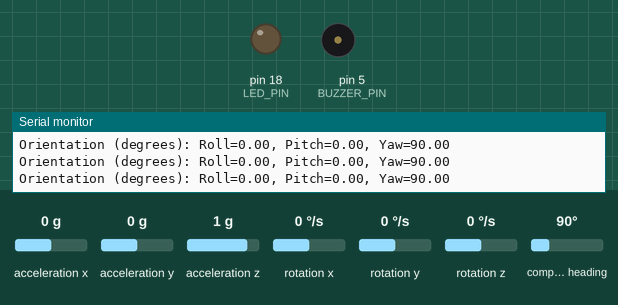
A sketch run on a simulated Arduino Uno, built with avr-gcc and run on an emulated ATmega328P. Shown: output pins drawn as LEDs (lit = HIGH), buzzer (waves = sounding), the last lines printed to the serial monitor. Dashed ring = blinking. The test bench sets the inputs (shaded band); at power-on: acceleration z 1 g, acceleration x 0 g, acceleration y 0 g, rotation x 0 °/s, rotation y 0 °/s, rotation z 0 °/s, compass heading 90°.

Above: at 1.2 s.
1.3 s: acceleration z set to 0.3 g
2.8 s: acceleration z set to 0 g
At 3.22 s:
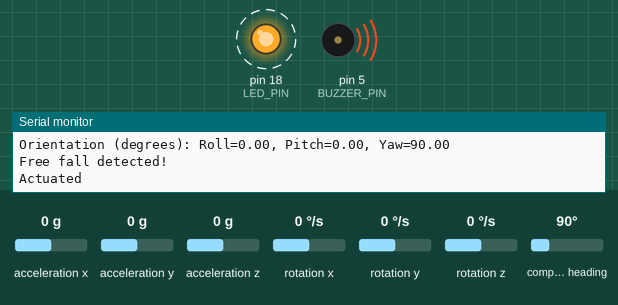
5.8 s: acceleration x set to -0.3 g
At 6.8 s:
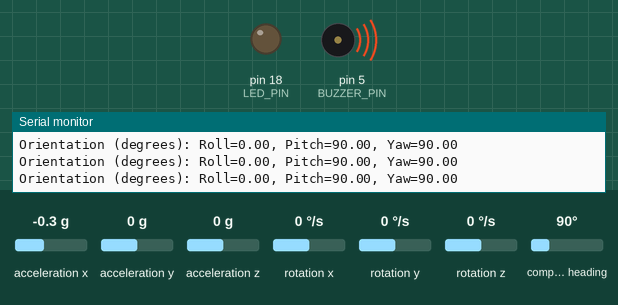
7.3 s: acceleration x set to 0 g
At 7.7 s:
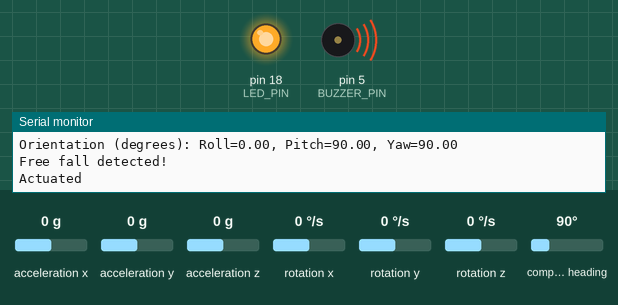
Timing chart, 0 to 11.3 s (numbered marks = the images above; inputs shaded):
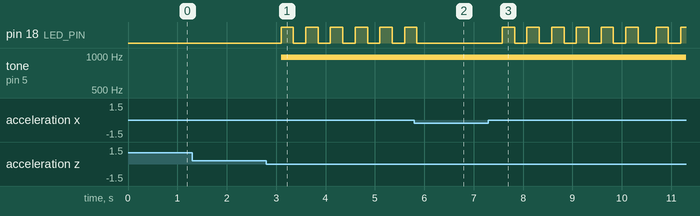

Measured:
- the behaviour switches between 0.2 and 0.1 g on acceleration z (found by bisection; images 0 and 1)
- the behaviour switches between -0.1 and -0.2 g on acceleration x (found by bisection; images 1 and 2)
- after the input at 2.8 s, pin 18 (LED_PIN): alternates HIGH for 0.25 s and LOW for 0.25 s, starting after 0.30 s; tone on pin 5 (BUZZER_PIN): silent → 977 Hz after 0.30 s
- after the input at 5.8 s, pin 18 (LED_PIN): goes on until 5.9 s, then stays LOW
- after the input at 7.3 s, pin 18 (LED_PIN): goes 5 × (HIGH 0.25 s, LOW 0.25 s), HIGH 0.25 s, LOW 0.36 s, HIGH 0.25 s, LOW 0.25 s, then HIGH, starting after 0.28 s

The sketch:

Sensor_Actuator_Test.ino
```cpp
#include <MPU9250.h>

MPU9250 mpu;

#define LED_PIN 18        // LED connected to digital pin D18
#define BUZZER_PIN 5      // Buzzer connected to digital pin D5
#define BUZZER_VOLUME 10  // Adjust this value to control the buzzer BUZZER_VOLUME

#define DEBOUNCE_TIME 3000
#define BLINK_INTERVAL 250

float accelX_g, accelY_g, accelZ_g, accelMagnitude;
float roll_deg, pitch_deg, yaw_deg;

bool buzzerState = false;

void actuate() {
  Serial.println("Actuated");

  unsigned long startMillis = millis();
  unsigned long previousMillis = millis();

  unsigned long interval = BLINK_INTERVAL;
  unsigned long duration = DEBOUNCE_TIME;

  while (previousMillis - startMillis < duration) {
    if (millis() - previousMillis >= interval) {
      previousMillis = millis();
      digitalWrite(LED_PIN, !digitalRead(LED_PIN));
      if (buzzerState == false) {
        analogWrite(BUZZER_PIN, BUZZER_VOLUME);
        buzzerState = true;
      } else {
        analogWrite(BUZZER_PIN, 0);
        buzzerState = false;
      }
    }
  }
  digitalWrite(LED_PIN, LOW);
  analogWrite(BUZZER_PIN, 0);
}

void setup() {
  Wire.begin();
  Serial.begin(115200);
  while (!Serial)
    ;

  if (!mpu.setup(0x68)) {  // change to your own address
    while (1) {
      Serial.println("MPU connection failed. Please check your connection with `connection_check` example.");
      delay(5000);
    }
  }

  pinMode(LED_PIN, OUTPUT);
  pinMode(BUZZER_PIN, OUTPUT);

  digitalWrite(LED_PIN, LOW);
  analogWrite(BUZZER_PIN, 0);
}

void loop() {

  if (mpu.update()) {
    // Read accelerometer data
    accelX_g = mpu.getAccX();
    accelY_g = mpu.getAccY();
    accelZ_g = mpu.getAccZ();
    accelMagnitude = sqrt(accelX_g * accelX_g + accelY_g * accelY_g + accelZ_g * accelZ_g);
  }


  // Print accelerometer data and orientation values
  // Serial.print("Acceleration (g): X=");
  // Serial.print(accelX_g);
  // Serial.print(", Y=");
  // Serial.print(accelY_g);
  // Serial.print(", Z=");
  // Serial.println(accelZ_g);

  // Adjust the free fall and crash threshold values based on your requirements
  float freeFallThreshold = 0.2;  // You may need to fine-tune this value
  float crashThreshold = 2.0;     // You may need to fine-tune this value

  if (accelMagnitude < freeFallThreshold) {
    Serial.println("Free fall detected!");
    actuate();
  }

  if (accelMagnitude > crashThreshold) {
    Serial.println("Crash detected!");
    actuate();
  }

  if (mpu.update()) {
    // Read orientation values
    roll_deg = mpu.getRoll();
    pitch_deg = mpu.getPitch();
    yaw_deg = mpu.getYaw();

    Serial.print("Orientation (degrees): Roll=");
    Serial.print(roll_deg);
    Serial.print(", Pitch=");
    Serial.print(pitch_deg);
    Serial.print(", Yaw=");
    Serial.println(yaw_deg);
  }

  delay(100);  // Adjust the delay based on your required sampling rate
}
```
